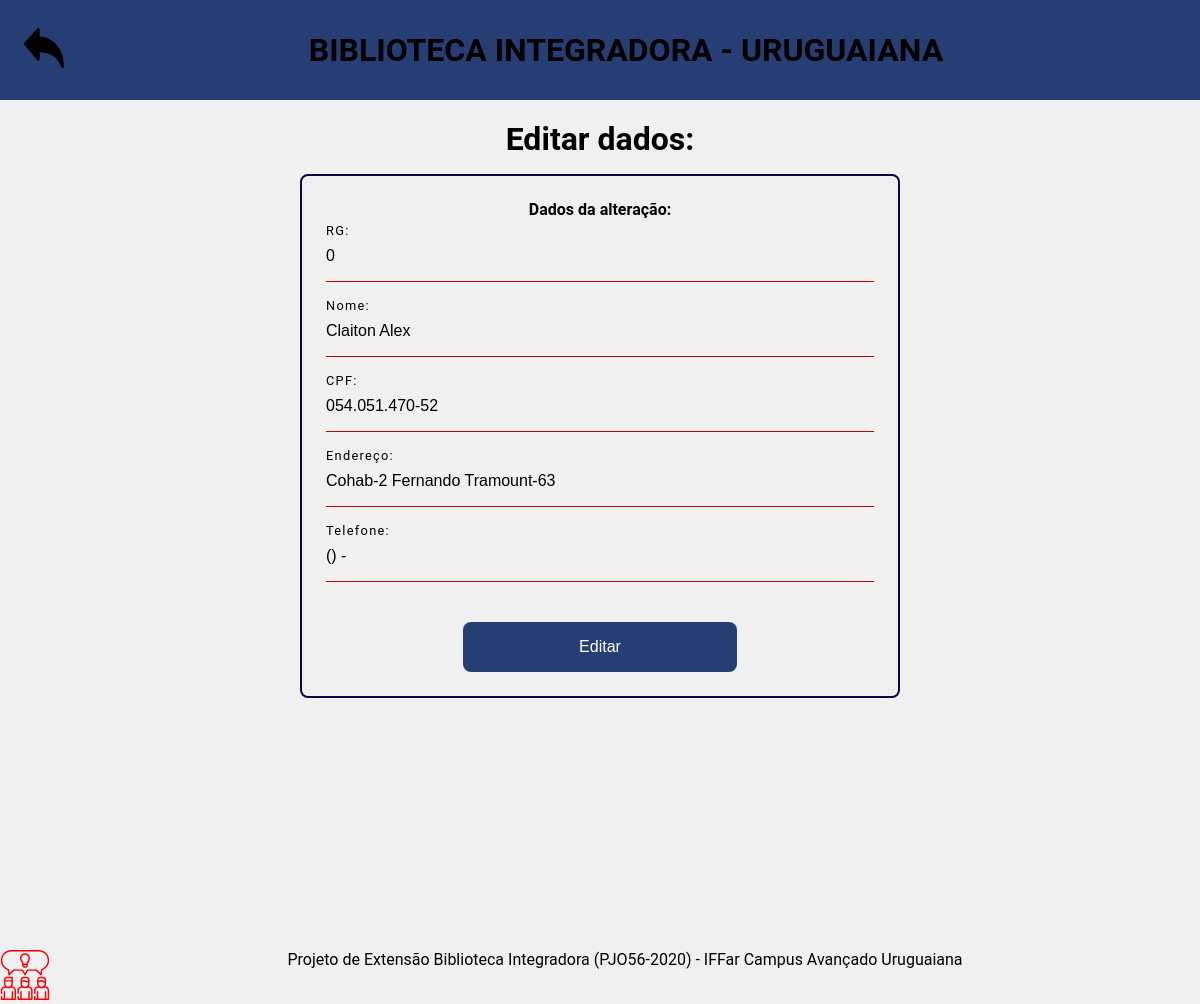
Page /usuarios/alterar.php?id=11 (signed in) on the committed database.
### tables this page shows
CREATE TABLE IF NOT EXISTS `leitores` (
  `id` int(50) NOT NULL AUTO_INCREMENT,
  `rg` int(15) NOT NULL,
  `nome` varchar(255) NOT NULL,
  `cpf` varchar(16) NOT NULL,
  `endereco` varchar(255) NOT NULL,
  `fone` varchar(255) NOT NULL,
  PRIMARY KEY (`id`)
);

### usuarios/alterar.php (the view, shortened to what this page needs)
<?php
        $id = $_GET['id'];
        include("../conecta.php");
        $sql = 'SELECT * FROM leitores WHERE id='.$id;
        $busca = mysqli_query($conexao,$sql);
        $dados = mysqli_fetch_assoc($busca);
?>
<!DOCTYPE html>
<html>
    <head>
        <link rel="stylesheet" href="../styles/css/main.css">
        <link rel="stylesheet" href="../styles/css/change.css">
    </head>
    <body>
    <header> <a href="index.php"><img src="../styles/img/back.svg" id="img-back"></a> <h1>BIBLIOTECA INTEGRADORA - URUGUAIANA</h1> </header>
    <main>
        <h1> Editar dados: </h1>
            <form action="alterar.php?id=<?php echo $id; ?>" method="post">
                <h4> Dados da alteração: </h4>
            <div class="input">
                    <input type="text" name="errege" size="50"  maxlength="10"  value="<?php echo $dados['rg']; ?>"> <label>RG:</label>
            </div>
            <div class="input">
                <input type="text" name="nome" size="50" maxlength="255"  required value="<?php echo $dados['nome']; ?>">
                <label>Nome:</label>
            </div>
            <div class="input">
                <input id="cpf" type="text" name="cpf" size="50" maxlength="15"  value="<?php echo $dados['cpf']; ?>"> <label>CPF:</label>
            </div>
            <div class="input">
                <input type="text" name="endereco" size="50" maxlength="255" value="<?php echo $dados['endereco']; ?>"> <label>Endereço:</label>
            </div>
            <div class="input">
              <input id="cel" type="text" name="telefone" size="50" maxlength="255"  required value="<?php echo $dados['fone']; ?>" ><label>Telefone:</label>
            </div>
                <input type="submit" id="submit" value="Editar">
            </form>
        </main>
        <footer><a href="descprojeto.html"><img src="../styles/img/info.svg"></a> <div id ="footerText">
    Projeto de Extensão Biblioteca Integradora (PJO56-2020) - IFFar Campus Avançado Uruguaiana
</div></footer>
    </body>
</html>

### styles/css/main.css (style rules this page uses)
* { margin: 0; padding: 0; box-sizing: border-box; outline: 0; }
html, body { width: 100%; height: 100%; font-family: 'Roboto', sans-serif;; }
:root { --primary-color: #273E74; --second-color: #070850; --vermelho:#C10108; }
body { background-color: #f0f0f0; }
header { height: 100px; background-color: var(--primary-color); text-align: center; padding-top:24px; display:flex; }
header h1 { margin-left: auto; margin-right: auto; font-weight:700; }
#img-back { width: 40px; height: 40px; margin-left: 12px; transition:200ms; }
main { height: 100%; display: flex; flex-direction: column; align-items: center; justify-items: center; }
footer { width:100%; height:5%; transition:200ms; cursor:pointer; display: flex; margin-top: 50px; }
footer img { width: 50px; height:50px; }
footer #footerText { margin-left: 0; width:100%; text-align:center; }
a { text-decoration: none; }

### styles/css/change.css (style rules this page uses)
* { margin: 0; padding: 0; box-sizing: border-box; }
html,body { font-family: 'Roboto', sans-serif; width:100vw; height:100%; }
body { background-color:#f0f0f0; }
header { height: 100px; background-color: var(--primary-color); text-align: center; padding: 12px; display: flex; align-items: center; }
header h1 { margin-left: auto; margin-right: auto; }
main { height:100%; display: flex; flex-direction: column; align-items: center; text-align: center; }
main h1 { margin-top:20px; margin-bottom:16px; }
form { text-align: center; border: solid var(--second-color) 2px; border-radius: 8px; width: 50%; padding:24px; }
div.input { margin-bottom: 24px; margin-top: 12px; position: relative; }
input { -moz-appearance: none; -webkit-appearance: none; appearance: none; width: 100%; padding: 16px 0; border:none; border-bottom: 1px solid var(--vermelho); background-color: transparent; outline: none; color: var(--text-color); font-size: 1em; }
#submit { width: 50%; margin-top: 16px; background-color: var(--primary-color); border-radius: 8px; -moz-appearance: none; -webkit-appearance: none; appearance: none; padding: 16px 0; outline: none; color: #fff; font-size: 1em; border:none; }
input ~ label { position: absolute; top: 16px; left: 0; color: black; transition: .4s; }
input:focus ~ label, input:valid ~label { transform: translateY(-24px); font-size: 0.8em; letter-spacing: 0.1em; }

### rows in the picture
leitores: errege "0", nome "Claiton Alex", cpf "054.051.470-52", endereco "Cohab-2 Fernando Tramount-63", telefone "() -"
